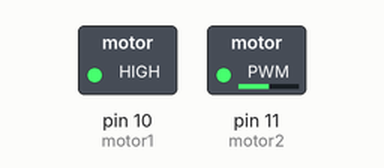
A sketch run on a simulated Arduino Uno, built with avr-gcc and run on an emulated ATmega328P. On the bench: switched loads named in the sketch (green lamp = pin HIGH). Dashed ring = blinking.

Above: at 0.05 s.
Timing chart, 0 to 3.0 s (numbered marks = the images above):
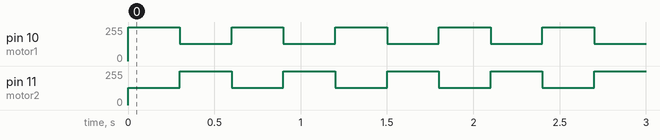

The sketch:

custom_motor.ino
```cpp
// Project 2, Part 2: Custom Motor Design. The purpose of this project was to make a custom motor design. We chose to make
// two motors vibrate at alternating rates really quickly. This made a sound similar to a siren.

// Group Members: Josh Wild, Dayne Newman
// Group Number: 14 (not sure this is what the bottom of the breadboard said)
// Date: 2/11/2025
// Code written by: Both team members

int motor1 = 10;  // Pin number of motor 1
int motor2 = 11;  // Pin number of motor 2


void setup() {
  // Initialize both motors to OUTPUT mode
  pinMode(motor1, OUTPUT);
  pinMode(motor2, OUTPUT);
}

void loop() {
  // Write 255 to motor 1 (full intensity) and 128 to motor 2 (half intensity)
  analogWrite(motor1, 255);
  analogWrite(motor2, 128);
  // delay 300ms in between vibrations
  delay(300);
  // Now write 128 to motor 1 and 255 to motor 2
  analogWrite(motor1, 128);
  analogWrite(motor2, 255);
  // Delay another 300ms
  delay(300);
}
```

Measured:
- by itself, pin 10 (motor1), pin 11 (motor2): alternates 255/255 for 0.30 s and 128/255 for 0.30 s
